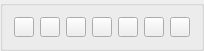
  <widget class="QGroupBox" name="RArmRibbonBox">
   <property name="geometry">
    <rect>
     <x>20</x>
     <y>60</y>
     <width>171</width>
     <height>41</height>
    </rect>
   </property>
   <layout class="QHBoxLayout" name="horizontalLayout">
    <item>
     <widget class="QPushButton" name="RRibbonArm7">
      <property name="minimumSize">
       <size>
        <width>20</width>
        <height>20</height>
       </size>
      </property>
      <property name="maximumSize">
       <size>
        <width>20</width>
        <height>20</height>
       </size>
      </property>
      <property name="text">
       <string/>
      </property>
     </widget>
    </item>
    <item>
     <widget class="QPushButton" name="RRibbonArm6">
      <property name="minimumSize">
       <size>
        <width>20</width>
        <height>20</height>
       </size>
      </property>
      <property name="maximumSize">
       <size>
        <width>20</width>
        <height>20</height>
       </size>
      </property>
      <property name="text">
       <string/>
      </property>
     </widget>
    </item>
    <item>
     <widget class="QPushButton" name="RRibbonArm5">
      <property name="minimumSize">
       <size>
        <width>20</width>
        <height>20</height>
       </size>
      </property>
      <property name="maximumSize">
       <size>
        <width>20</width>
        <height>20</height>
       </size>
      </property>
      <property name="text">
       <string/>
      </property>
     </widget>
    </item>
    <item>
     <widget class="QPushButton" name="RRibbonArm4">
      <property name="minimumSize">
       <size>
        <width>20</width>
        <height>20</height>
       </size>
      </property>
      <property name="maximumSize">
       <size>
        <width>20</width>
        <height>20</height>
       </size>
      </property>
      <property name="text">
       <string/>
      </property>
     </widget>
    </item>
    <item>
     <widget class="QPushButton" name="RRibbonArm3">
      <property name="minimumSize">
       <size>
        <width>20</width>
        <height>20</height>
       </size>
      </property>
      <property name="maximumSize">
       <size>
        <width>20</width>
        <height>20</height>
       </size>
      </property>
      <property name="text">
       <string/>
      </property>
     </widget>
    </item>
    <item>
     <widget class="QPushButton" name="RRibbonArm2">
      <property name="minimumSize">
       <size>
        <width>20</width>
        <height>20</height>
       </size>
      </property>
      <property name="maximumSize">
       <size>
        <width>20</width>
        <height>20</height>
       </size>
      </property>
      <property name="text">
       <string/>
      </property>
     </widget>
    </item>
    <item>
     <widget class="QPushButton" name="RRibbonArm1">
      <property name="minimumSize">
       <size>
        <width>20</width>
        <height>20</height>
       </size>
      </property>
      <property name="maximumSize">
       <size>
        <width>20</width>
        <height>20</height>
       </size>
      </property>
      <property name="text">
       <string/>
      </property>
     </widget>
    </item>
   </layout>
  </widget>
